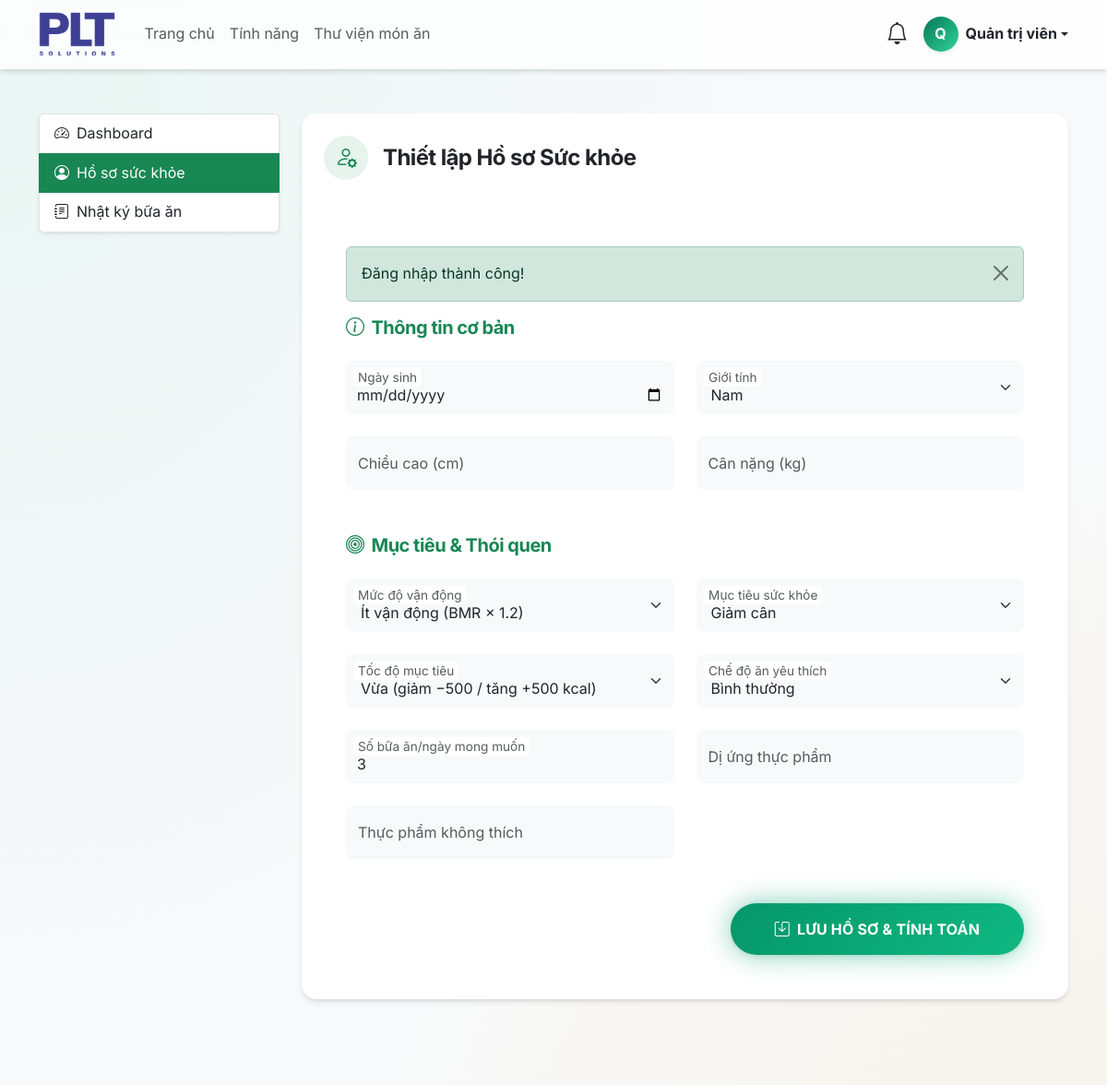
The app's page /user/profile.php (signed in, upper part), older data.
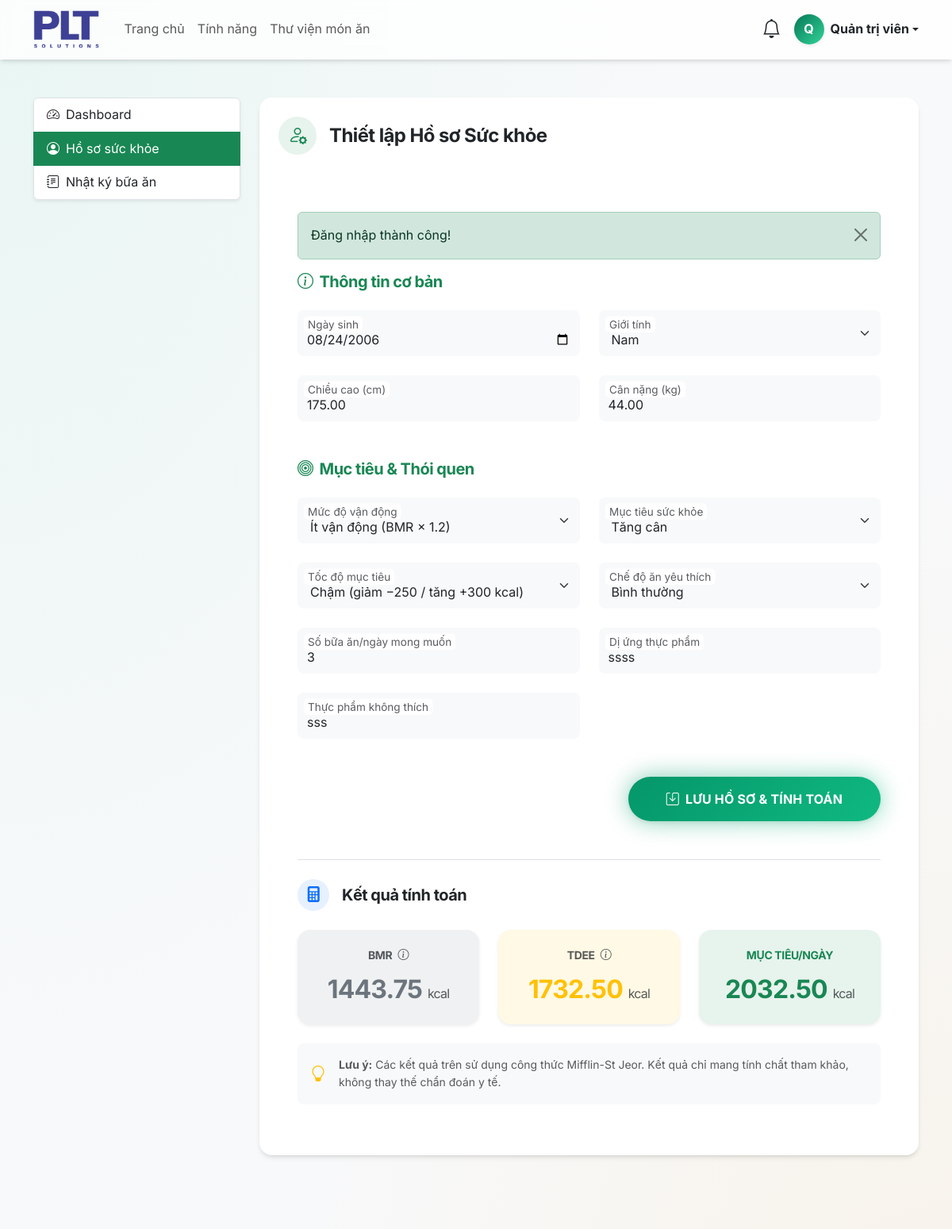
The same page, newer data.
### tables this page shows
CREATE TABLE IF NOT EXISTS `user_profiles` (
  `id` bigint UNSIGNED NOT NULL AUTO_INCREMENT,
  `user_id` bigint UNSIGNED NOT NULL,
  `date_of_birth` date DEFAULT NULL,
  `age` tinyint UNSIGNED DEFAULT NULL,
  `gender` enum('male','female','other') DEFAULT NULL,
  `height_cm` decimal(5,2) DEFAULT NULL,
  `current_weight_kg` decimal(6,2) DEFAULT NULL,
  `target_weight_kg` decimal(6,2) DEFAULT NULL,
  `activity_level` enum('sedentary','light','moderate','very_active','extra_active') DEFAULT 'sedentary',
  `health_goal` enum('lose_weight','gain_weight','maintain_weight','gain_muscle') DEFAULT 'maintain_weight',
  goal_pace enum('slow','moderate','fast') NOT NULL DEFAULT 'moderate',
  `diet_type` enum('normal','vegetarian','vegan','low_carb','low_sugar','gluten_free','high_protein') DEFAULT 'normal',
  `allergies` text,
  `disliked_foods` text,
  `meals_per_day` tinyint UNSIGNED NOT NULL DEFAULT '3',
  `bmr` decimal(8,2) DEFAULT NULL,
  `tdee` decimal(8,2) DEFAULT NULL,
  `bmi` decimal(5,2) DEFAULT NULL,
  `calorie_target` decimal(8,2) DEFAULT NULL,
  `protein_target` decimal(8,2) DEFAULT NULL,
  `carb_target` decimal(8,2) DEFAULT NULL,
  `fat_target` decimal(8,2) DEFAULT NULL,
  `fiber_target` decimal(8,2) DEFAULT '25.00',
  `water_target_ml` int UNSIGNED DEFAULT '2000',
  `created_at` timestamp NOT NULL DEFAULT CURRENT_TIMESTAMP,
  `updated_at` timestamp NOT NULL DEFAULT CURRENT_TIMESTAMP ON UPDATE CURRENT_TIMESTAMP,
  PRIMARY KEY (`id`),
  UNIQUE KEY `user_id` (`user_id`)
);

### models/ProfileModel.php (called while the page is built, shortened)
<?php
require_once __DIR__ . '/../config/database.php';
class ProfileModel {
    private $conn;
    private $table_name = "user_profiles";
    public function __construct() {
        $database = new Database();
        $this->conn = $database->getConnection();
    }
    public function getProfileByUserId($user_id) {
        $query = "SELECT *, height_cm as height, current_weight_kg as current_weight FROM " . $this->table_name . " WHERE user_id = :user_id LIMIT 1";
        $stmt = $this->conn->prepare($query);
        $stmt->bindParam(':user_id', $user_id);
        $stmt->execute();
        return $stmt->fetch(PDO::FETCH_ASSOC);
    }
}

### config/database.php (called while the page is built, shortened)
<?php
class Database {
    private $host = "127.0.0.1";
    private $db_name = "meal_health_manager";
    private $username = "root";
    private $password = "";
    public function getConnection() {
        $this->conn = null;
        try {
            $this->conn = new PDO("mysql:host=" . $this->host . ";dbname=" . $this->db_name . ";charset=utf8mb4", $this->username, $this->password);
            $this->conn->setAttribute(PDO::ATTR_ERRMODE, PDO::ERRMODE_EXCEPTION);
            $this->conn->setAttribute(PDO::ATTR_DEFAULT_FETCH_MODE, PDO::FETCH_ASSOC);
        } catch(PDOException $exception) {
            echo "Lỗi kết nối CSDL: " . $exception->getMessage();
            exit();
        }
        return $this->conn;
    }
}

### user/profile.php (the view, shortened to what the changed rows need)
<?php
require_once __DIR__ . '/../models/ProfileModel.php';
$profileModel = new ProfileModel();
$user_id = $_SESSION['user_id'];
$profile = $profileModel->getProfileByUserId($user_id);
require_once __DIR__ . '/../includes/header.php';
?>
<div class="container py-5">
    <div class="row">
        <div class="col-md-9">
            <div class="card glass-panel border-0" data-aos="fade-up">
                <div class="card-body p-4 p-lg-5">
                    <form method="POST" action="">
                        <div class="mb-5" data-aos="fade-up" data-aos-delay="100">
                            <div class="row g-4">
                                <div class="col-md-6">
                                    <div class="form-floating">
                                        <input type="date" class="form-control bg-light border-0" id="dob" name="date_of_birth" max="<?php echo date('Y-m-d', strtotime('-13 years')); ?>" min="<?php echo date('Y-m-d', strtotime('-120 years')); ?>" value="<?php echo htmlspecialchars($profile['date_of_birth'] ?? ''); ?>" required>
                                        <label for="dob" class="text-muted">Ngày sinh</label>
                                    </div>
                                </div>
                                <div class="col-md-6">
                                    <div class="form-floating">
                                        <select class="form-select bg-light border-0" id="gender" name="gender" required>
                                            <option value="male" <?php echo (isset($profile['gender']) && $profile['gender'] == 'male') ? 'selected' : ''; ?>>Nam</option>
                                        </select>
                                        <label for="gender" class="text-muted">Giới tính</label>
                                    </div>
                                </div>
                                <div class="col-md-6">
                                    <div class="form-floating">
                                        <input type="number" class="form-control bg-light border-0" id="height" name="height" value="<?php echo htmlspecialchars($profile['height'] ?? ''); ?>" required placeholder="cm">
                                        <label for="height" class="text-muted">Chiều cao (cm)</label>
                                    </div>
                                </div>
                                <div class="col-md-6">
                                    <div class="form-floating">
                                        <input type="number" step="0.1" class="form-control bg-light border-0" id="weight" name="current_weight" value="<?php echo htmlspecialchars($profile['current_weight'] ?? ''); ?>" required placeholder="kg">
                                        <label for="weight" class="text-muted">Cân nặng (kg)</label>
                                    </div>
                                </div>
                            </div>
                        </div>
                        <div class="mb-5" data-aos="fade-up" data-aos-delay="200">
                            <div class="row g-4">
                                <div class="col-md-6">
                                    <div class="form-floating">
                                        <select class="form-select bg-light border-0" id="activity" name="activity_level" required>
                                            <option value="sedentary" <?php echo (($profile['activity_level'] ?? '') === 'sedentary') ? 'selected' : ''; ?>>Ít vận động (BMR × 1.2)</option>
                                        </select>
                                        <label for="activity" class="text-muted">Mức độ vận động</label>
                                    </div>
                                </div>
                                <div class="col-md-6">
                                    <div class="form-floating">
                                        <select class="form-select bg-light border-0" id="goal" name="health_goal" required>
                                            <option value="lose_weight" <?php echo (isset($profile['health_goal']) && $profile['health_goal'] == 'lose_weight') ? 'selected' : ''; ?>>Giảm cân</option>
                                            <option value="gain_weight" <?php echo (isset($profile['health_goal']) && $profile['health_goal'] == 'gain_weight') ? 'selected' : ''; ?>>Tăng cân</option>
                                        </select>
                                        <label for="goal" class="text-muted">Mục tiêu sức khỏe</label>
                                    </div>
                                </div>
                                <div class="col-md-6">
                                    <div class="form-floating">
                                        <select class="form-select bg-light border-0" id="goalPace" name="goal_pace" required>
                                            <option value="slow" <?php echo (($profile['goal_pace'] ?? 'moderate') === 'slow') ? 'selected' : ''; ?>>Chậm (giảm −250 / tăng +300 kcal)</option>
                                            <option value="moderate" <?php echo (($profile['goal_pace'] ?? 'moderate') === 'moderate') ? 'selected' : ''; ?>>Vừa (giảm −500 / tăng +500 kcal)</option>
                                        </select>
                                        <label for="goalPace" class="text-muted">Tốc độ mục tiêu</label>
                                    </div>
                                </div>
                                <div class="col-md-6">
                                    <div class="form-floating">
                                        <select class="form-select bg-light border-0" id="diet" name="diet_type">
                                            <option value="normal" <?php echo (($profile['diet_type'] ?? 'normal') === 'normal') ? 'selected' : ''; ?>>Bình thường</option>
                                        </select>
                                        <label for="diet" class="text-muted">Chế độ ăn yêu thích</label>
                                    </div>
                                </div>
                                <div class="col-md-6">
                                    <div class="form-floating">
                                        <input type="number" class="form-control bg-light border-0" id="meals_per_day" name="meals_per_day" value="<?php echo htmlspecialchars($profile['meals_per_day'] ?? '3'); ?>" min="1" max="6" placeholder="3">
                                        <label for="meals_per_day" class="text-muted">Số bữa ăn/ngày mong muốn</label>
                                    </div>
                                </div>
                                <div class="col-md-6">
                                    <div class="form-floating">
                                        <input type="text" class="form-control bg-light border-0" id="allergies" name="allergies" value="<?php echo htmlspecialchars($profile['allergies'] ?? ''); ?>" placeholder="VD: Hải sản, đậu phộng...">
                                        <label for="allergies" class="text-muted">Dị ứng thực phẩm</label>
                                    </div>
                                </div>
                                <div class="col-md-6">
                                    <div class="form-floating">
                                        <input type="text" class="form-control bg-light border-0" id="disliked" name="disliked_foods" value="<?php echo htmlspecialchars($profile['disliked_foods'] ?? ''); ?>" placeholder="VD: Hành, ngò...">
                                        <label for="disliked" class="text-muted">Thực phẩm không thích</label>
                                    </div>
                                </div>
                            </div>
                        </div>
                    </form>
                    <?php if ($profile): ?>
                        <div class="mt-5 pt-4 border-top" data-aos="fade-up" data-aos-delay="400">
                            <h5 class="mb-4 text-dark fw-bold d-flex align-items-center">
                                <div class="bg-primary bg-opacity-10 text-primary rounded-circle d-flex align-items-center justify-content-center me-3" style="width: 40px; height: 40px;">
                                    <i class="bi bi-calculator-fill"></i>
                                </div>
                                Kết quả tính toán
                            </h5>
                            <div class="row g-4 text-center">
                                <div class="col-md-4">
                                    <div class="p-4 bg-white rounded-4 shadow-sm border-0 card-hover h-100 position-relative overflow-hidden">
                                        <div class="position-absolute top-0 start-0 w-100 h-100 bg-secondary bg-opacity-10" style="z-index: 0;"></div>
                                        <div class="position-relative z-index-1">
                                            <h6 class="text-muted text-uppercase small fw-bold mb-3">BMR <i class="bi bi-info-circle ms-1" title="Tỷ lệ trao đổi chất cơ bản"></i></h6>
                                            <h2 class="text-secondary fw-bold mb-0"><?php echo number_format((float)$profile['bmr'], 2, '.', ''); ?> <span class="fs-6 text-muted fw-normal">kcal</span></h2>
                                        </div>
                                    </div>
                                </div>
                                <div class="col-md-4">
                                    <div class="p-4 bg-white rounded-4 shadow-sm border-0 card-hover h-100 position-relative overflow-hidden">
                                        <div class="position-absolute top-0 start-0 w-100 h-100 bg-warning bg-opacity-10" style="z-index: 0;"></div>
                                        <div class="position-relative z-index-1">
                                            <h6 class="text-muted text-uppercase small fw-bold mb-3">TDEE <i class="bi bi-info-circle ms-1" title="Tổng năng lượng tiêu hao mỗi ngày"></i></h6>
                                            <h2 class="text-warning fw-bold mb-0"><?php echo number_format((float)$profile['tdee'], 2, '.', ''); ?> <span class="fs-6 text-muted fw-normal">kcal</span></h2>
                                        </div>
                                    </div>
                                </div>
                                <div class="col-md-4">
                                    <div class="p-4 bg-white rounded-4 shadow-sm border-0 card-hover h-100 position-relative overflow-hidden">
                                        <div class="position-absolute top-0 start-0 w-100 h-100 bg-success bg-opacity-10" style="z-index: 0;"></div>
                                        <div class="position-relative z-index-1">
                                            <h6 class="text-success text-uppercase small fw-bold mb-3">Mục tiêu/ngày</h6>
                                            <h2 class="text-success fw-bold mb-0"><?php echo number_format((float)$profile['calorie_target'], 2, '.', ''); ?> <span class="fs-6 text-muted fw-normal">kcal</span></h2>
                                        </div>
                                    </div>
                                </div>
                            </div>
                            <div class="row mt-4">
                                <div class="col-12">
                                    <div class="alert bg-light border-0 text-muted small d-flex align-items-center rounded-3">
                                        <i class="bi bi-lightbulb text-warning fs-5 me-3"></i>
                                        <div><strong>Lưu ý:</strong> Các kết quả trên sử dụng công thức Mifflin-St Jeor. Kết quả chỉ mang tính chất tham khảo, không thay thế chẩn đoán y tế.</div>
                                    </div>
                                </div>
                            </div>
                        </div>
                    <?php endif; ?>
                </div>
            </div>
        </div>
    </div>
</div>
<?php require_once __DIR__ . '/../includes/footer.php'; ?>

Row changes from the older to the newer data that the page shows:
added user_profiles: date_of_birth "08/24/2006", gender "Nam", height "175.00", current_weight "44.00", activity_level "Ít vận động (BMR × 1.2)", health_goal "Tăng cân", goal_pace "Chậm (giảm −250 / tăng +300 kcal)", diet_type "Bình thường", meals_per_day "3", allergies "ssss", disliked_foods "sss", bmr "1443.75", tdee "1732.50", calorie_target "2032.50"
Text that changed along with them:
form field gender: "Nam" → (not shown)
form field activity_level: "Ít vận động (BMR × 1.2)" → (not shown)
form field health_goal: "Giảm cân" → (not shown)
form field goal_pace: "Vừa (giảm −500 / tăng +500 kcal)" → (not shown)
form field diet_type: "Bình thường" → (not shown)
form field meals_per_day: "3" → (not shown)
text now shown: "Kết quả tính toán BMR kcal TDEE kcal MỤC TIÊU/NGÀY kcal Lưu ý: Các kết quả trên sử dụng công thức Mifflin-St Jeor. Kết quả chỉ mang tính chất tham khảo, không thay thế chẩn đoán y tế."
